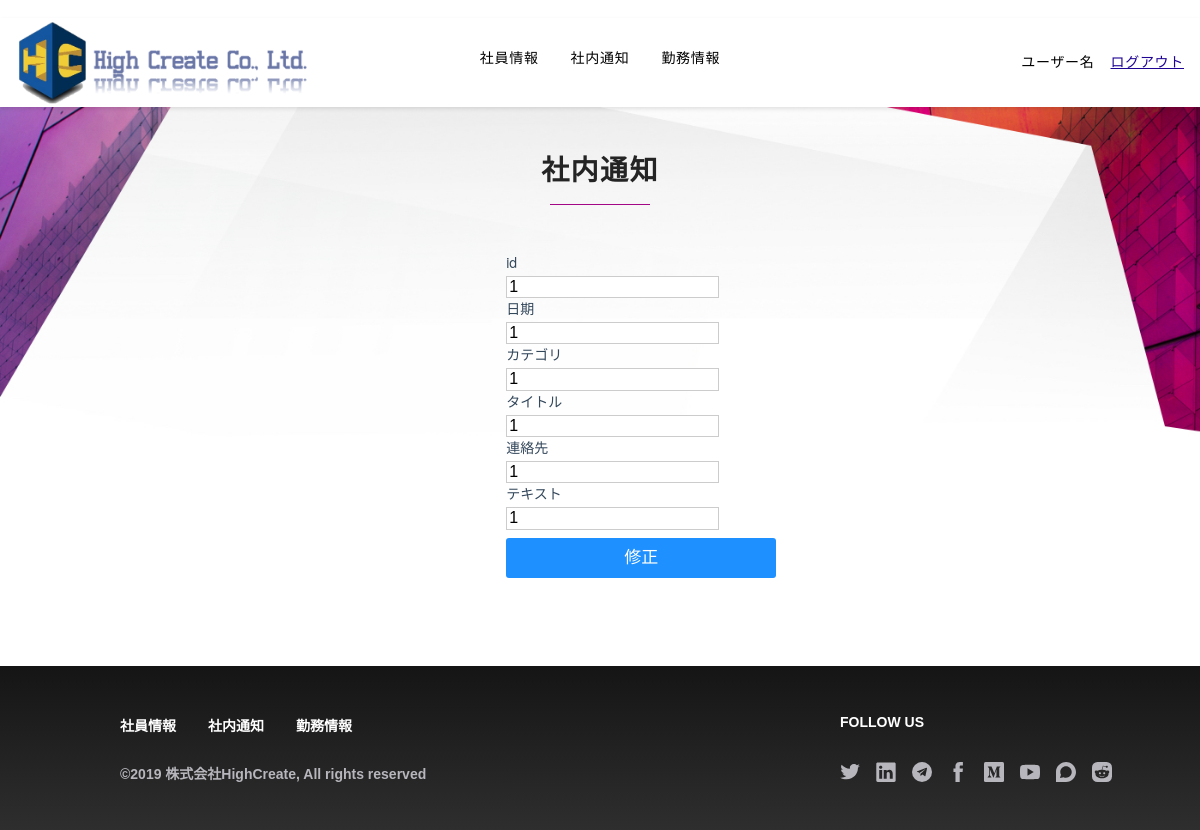
/notice/1 (signed in), run on an earlier commit of the app's database.
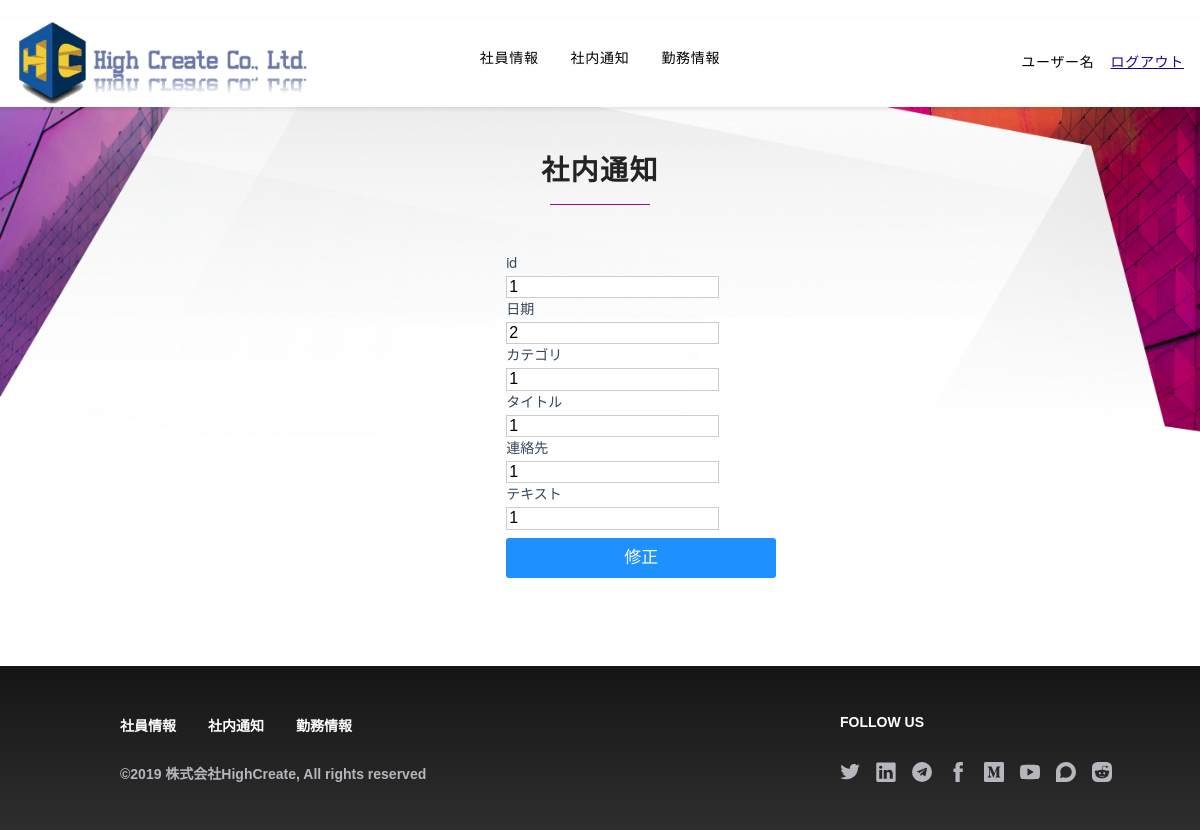
And on a later commit of the database.
### homepage/models.py (models this page shows)
class noticeInfo(models.Model):
    userId = models.CharField(primary_key=True, max_length=20, verbose_name='userId')
    userName = models.CharField(blank=True, max_length=100, verbose_name='userName')
    userData = models.CharField(blank=True, max_length=100, verbose_name='userData')
    userCategory = models.CharField(blank=True, max_length=100, verbose_name='userCategory')
    userTitle = models.CharField(blank=True, max_length=100, verbose_name='userTitle')
    userContact = models.CharField(blank=True, max_length=100, verbose_name='userContact')
    userText = models.CharField(blank=True, max_length=200, verbose_name='userText')
    class Meta:
        managed = False
        db_table = 'noticeInfo'

### homepage/officeviews.py (the view)
# urls.py: path('notice/<int:userId>', officeviews.modify_detail),
def modify_detail(request, userId):
    settings_name = request.session.get('userName')
    authority = models.userInfo.objects.get(userName=settings_name).Authority
    if authority == 1:
        noticeInfos = models.noticeInfo.objects.all()
        detail_info = None
        for noticeInfo in noticeInfos:
            if noticeInfo.userId == userId:
                detail_info = noticeInfo
                break
        return render(request, 'modify_detail.html',
                      {
                          'detail_info': detail_info
                      }
                      )
    else:
        message = '无权限'
        return render(request, '404.html',
                      {
                          'message': message
                      })

### templates/modify_detail.html (shortened to what this page needs)
{% extends 'officebase.html' %} {% block title %}社内通知 | HighCreate{% endblock %} {% block content %}
    <div class="p-3 bg-center bg-top bg-white mx-auto relative xl:p-0 PageWrap__ContentContainer-kkdcvd-0 dzVwN"
         id="site-content" ng-controller="ScrollController" data-ng-init="init('{{ jumpflag }}')">
        <div classnames="">
            <div class="Mantel__Container-sc-90mahe-0 loqmwV">
                <header>
                    <h1 class=" font-sans text-charcoal tracking-wide uppercase text-center pb-2 font-black uppercase md:text-3xl text-3xl">
                        社内通知</h1>
                    <div class=" h-px bg-magenta mx-auto" style="width: 100px;">
                    </div>
                </header>
            </div>
            <div class="Technology__SectionContainer-sc-1uzfb71-0 dnLgNL">
                <div class="detail_1">
                    <form method="post" action="/noticeadd/">
                        <div class="form-group">
                            <label for="matuyaid">id</label>
                            <input type="text" class="form-control" readonly="readonly" name="userId"
                                   placeholder={{ detail_info.userId }} value="{{ detail_info.userId }}">
                            <br/>
                            <label for="userdata">日期</label>
                            <input type="text" class="form-control" name="userData" placeholder="日期"
                                   value="{{ detail_info.userData }}">
                            <br/>
                            <label for="usercategory">カテゴリ</label>
                            <input type="text" class="form-control" name="userCategory" placeholder="カテゴリ"
                                   value="{{ detail_info.userCategory }}">
                            <br/>
                            <label for="usertitle">タイトル</label>
                            <input type="text" class="form-control" name="userTitle"
                                   placeholder="タイトル" value="{{ detail_info.userTitle }}">
                            <br/>
                            <label for="usercontact">連絡先</label>
                            <input type="text" class="form-control" name="userContact" placeholder="連絡先"
                                   value="{{ detail_info.userContact }}">
                            <br/>
                            <label for="usertext">テキスト</label>
                            <input type="text" class="form-control" name="userText"
                                   placeholder="テキスト" value="{{ detail_info.userTitle }}">
                        </div>
                        <button class="btn btn-primary">修正</button>
                    </form>
                </div>
            </div>
        </div>
    </div>
{% endblock %}

What changed in the data, as far as the page shows it:
changed noticeInfo id 1: userData "1" → "2"
